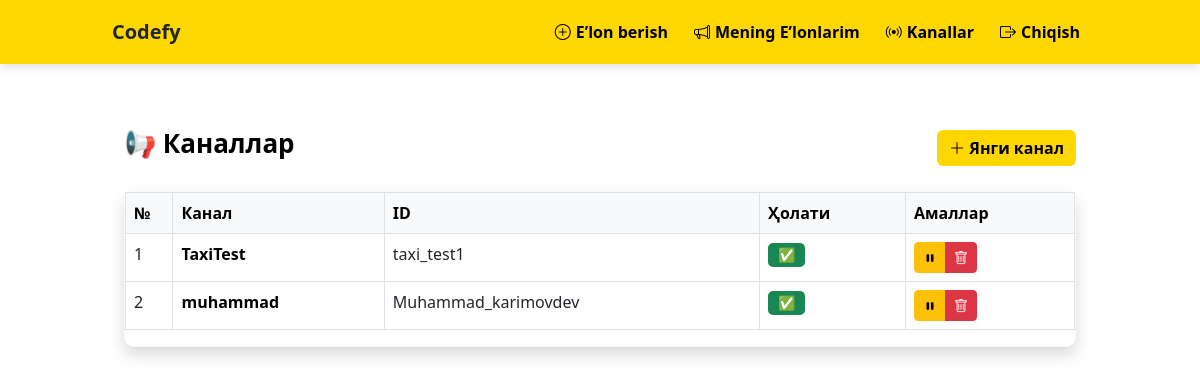
Page /channels/ (signed in) on the earlier database version.
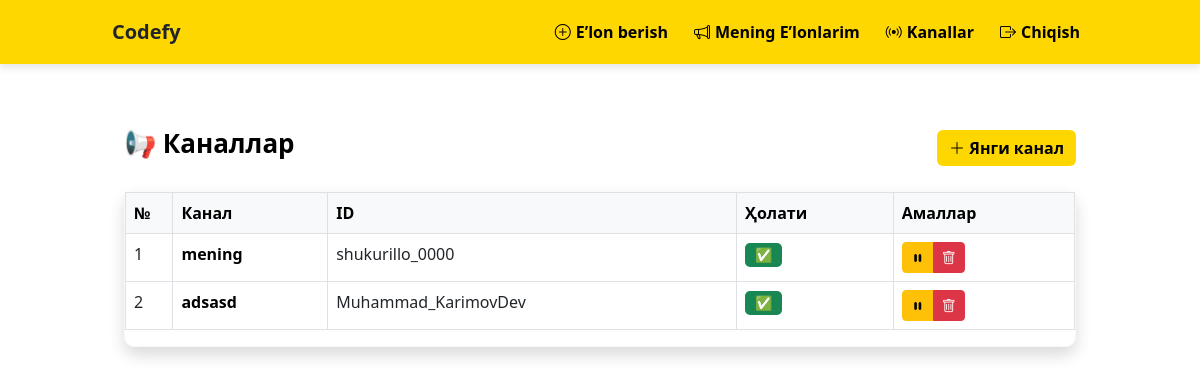
Same page on the later database version.
### announcement/models.py (models this page shows)
class TelegramChannel(models.Model):
    channel_id = models.CharField(max_length=100)
    channel_name = models.CharField(max_length=100)
    is_active = models.BooleanField(default=True)
    created_at = models.DateTimeField(auto_now_add=True)
    class Meta:
        db_table = 'telegram_channels'

### announcement/views.py (the view)
# urls.py: path('channels/', views.channel_list, name='channel_list'),
@login_required
def channel_list(request):
    channels = TelegramChannel.objects.all()
    return render(request, 'announcement/channels.html', {'channels': channels})

### templates/announcement/channels.html (shortened to what this page needs)
{% extends 'base.html' %}
{% block content %}
<div class="container py-4">
    <div class="row justify-content-center">
        <div class="col-12">
            <div class="d-flex justify-content-between align-items-center mb-4">
                <h2 class="page-title">📢 Каналлар</h2>
                <a href="{% url 'add_channel' %}" class="btn btn-primary">
                    <i class="bi bi-plus-lg"></i> Янги канал
                </a>
            </div>
            <div class="card shadow">
                <div class="card-body p-0">
                    <div class="table-responsive">
                        <table class="table table-bordered table-hover">
                            <thead class="table-light">
                                <tr>
                                    <th style="width: 5%;">№</th>
                                    <th>Канал</th>
                                    <th>ID</th>
                                    <th>Ҳолати</th>
                                    <th>Амаллар</th>
                                </tr>
                            </thead>
                            <tbody>
                                {% for channel in channels %}
                                <tr>
                                    <td>{{ forloop.counter }}</td>
                                    <td>
                                        <a href="#" class="channel-link" data-bs-toggle="modal"
                                            data-bs-target="#channelModal" data-name="{{ channel.channel_name }}"
                                            data-id="{{ channel.channel_id }}"
                                            data-status="{% if channel.is_active %}✅ Faol{% else %}❌ Faol emas{% endif %}"
                                            data-toggle-url="{% url 'toggle_channel' channel.id %}"
                                            data-delete-url="{% url 'delete_channel' channel.id %}"
                                            data-is-active="{{ channel.is_active }}">
                                            {{ channel.channel_name }}
                                        </a>
                                    </td>
                                    <td>{{ channel.channel_id }}</td>
                                    <td>
                                        <span
                                            class="badge {% if channel.is_active %}bg-success{% else %}bg-secondary{% endif %}">
                                            {% if channel.is_active %}✅{% else %}❌{% endif %}
                                        </span>
                                    </td>
                                    <td>
                                        <div class="btn-group">
                                            <a href="{% url 'toggle_channel' channel.id %}"
                                                class="btn btn-sm {% if channel.is_active %}btn-warning{% else %}btn-success{% endif %}">
                                                {% if channel.is_active %}
                                                <i class="bi bi-pause-fill"></i>
                                                {% else %}
                                                <i class="bi bi-play-fill"></i>
                                                {% endif %}
                                            </a>
                                            <a href="{% url 'delete_channel' channel.id %}"
                                                class="btn btn-sm btn-danger"
                                                onclick="return confirm('Ростдан ҳам бу канални ўчирмоқчимисиз?')">
                                                <i class="bi bi-trash"></i>
                                            </a>
                                        </div>
                                    </td>
                                </tr>
                                {% empty %}
                                <tr>
                                    <td colspan="5" class="text-center py-4">
                                        <p class="text-muted mb-0">🚀 Ҳозирча каналлар йўқ</p>
                                    </td>
                                </tr>
                                {% endfor %}
                            </tbody>
                        </table>
                    </div>
                </div>
            </div>
        </div>
    </div>
</div>
{% endblock %}

### templates/base.html (shortened to what this page needs)
{% load static %}
<!DOCTYPE html>
<html lang="uz">
  <head>
    <link
      href="https://cdn.jsdelivr.net/npm/bootstrap@5.3.0/dist/css/bootstrap.min.css"
      rel="stylesheet"
    />
    <link
      rel="stylesheet"
      href="https://cdn.jsdelivr.net/npm/bootstrap-icons/font/bootstrap-icons.css"
    />
    <link rel="stylesheet" href="{% static 'css/style.css' %}">
  </head>
  <body class="d-flex flex-column min-vh-100 bg-light-gray text-dark">
    {% include 'detail/navbar.html' %}
    <main class="flex-grow container my-4">
      {% block content %}{% endblock %}
    </main>
  </body>
</html>

### templates/detail/navbar.html (shortened to what this page needs)
<nav class="navbar navbar-expand-lg">
    <div class="container">
        <a class="navbar-brand fw-bold text-dark" href="/">Codefy</a>
        <div class="collapse navbar-collapse justify-content-end d-none d-lg-flex" id="navbarNav">
            <ul class="navbar-nav">
                {% if user.is_authenticated %}
                    <li class="nav-item">
                        <a class="nav-link" href="{% url 'create_announcement' %}">
                            <i class="bi bi-plus-circle"></i> E’lon berish
                        </a>
                    </li>
                    <li class="nav-item">
                        <a class="nav-link" href="{% url 'announcement_list' %}">
                            <i class="bi bi-megaphone"></i> Mening E’lonlarim
                        </a>
                    </li>
                    <li class="nav-item">
                        <a class="nav-link" href="{% url 'channel_list' %}">
                            <i class="bi bi-broadcast"></i> Kanallar
                        </a>
                    </li>
                    <li class="nav-item">
                        <a class="nav-link logout-link" href="{% url 'logout' %}">
                            <i class="bi bi-box-arrow-right"></i> Chiqish
                        </a>
                    </li>
                {% else %}
                    <li class="nav-item">
                        <a class="nav-link login-link" href="{% url 'login' %}">
                            <i class="bi bi-person"></i> Kirish
                        </a>
                    </li>
                {% endif %}
            </ul>
        </div>
    </div>
</nav>

### static/css/style.css (style rules this page uses)
:root { --primary-color: #ffd700; --dark-color: #000000; --light-gray: #f8f9fa; }
.navbar { background-color: var(--primary-color) !important; padding: 10px 0; box-shadow: 0px 4px 8px rgba(0, 0, 0, 0.1); }
.navbar-nav { gap: 10px; }
.navbar-nav .nav-link { font-weight: bold; color: black !important; display: flex; align-items: center; gap: 5px; padding: 10px 15px; border-radius: 5px; transition: 0.3s; }
.page-title { font-size: 26px; font-weight: bold; color: var(--dark-color); }
.btn-primary { background-color: var(--primary-color); border: none; color: black; font-weight: bold; }
.card { border: 1px solid var(--light-gray); border-radius: 10px; transition: 0.2s; }
.table thead { background-color: var(--light-gray); }
.badge { padding: 5px 10px; font-size: 14px; border-radius: 5px; }
@media (min-width: 1024px) { .container { max-width: 1000px; } }
.channel-link { font-weight: bold; text-decoration: none; color: black !important; }

Differences in the rows shown:
removed TelegramChannel: channel_name "TaxiTest", channel_id "taxi_test1", is_active True (drawn)
removed TelegramChannel: channel_name "muhammad", channel_id "Muhammad_karimovdev", is_active True (drawn)
added TelegramChannel: channel_name "mening", channel_id "shukurillo_0000", is_active True (drawn)
added TelegramChannel: channel_name "adsasd", channel_id "Muhammad_KarimovDev", is_active True (drawn)
